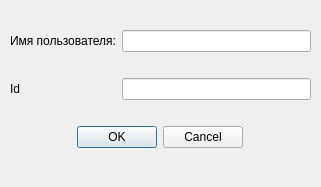
<?xml version="1.0" encoding="UTF-8"?>
<ui version="4.0">
 <class>Dialog</class>
 <widget class="QDialog" name="Dialog">
  <property name="geometry">
   <rect>
    <x>0</x>
    <y>0</y>
    <width>321</width>
    <height>187</height>
   </rect>
  </property>
  <property name="windowTitle">
   <string>Dialog</string>
  </property>
  <widget class="QWidget" name="layoutWidget">
   <property name="geometry">
    <rect>
     <x>10</x>
     <y>10</y>
     <width>301</width>
     <height>161</height>
    </rect>
   </property>
   <layout class="QGridLayout" name="gridLayout">
    <item row="0" column="2">
     <widget class="QLineEdit" name="loginInput"/>
    </item>
    <item row="0" column="0" colspan="2">
     <widget class="QLabel" name="log_label">
      <property name="text">
       <string>Имя пользователя:</string>
      </property>
     </widget>
    </item>
    <item row="2" column="0" colspan="3" alignment="Qt::AlignHCenter">
     <widget class="QDialogButtonBox" name="buttonBoxPrimary">
      <property name="minimumSize">
       <size>
        <width>0</width>
        <height>23</height>
       </size>
      </property>
      <property name="styleSheet">
       <string notr="true"/>
      </property>
      <property name="orientation">
       <enum>Qt::Horizontal</enum>
      </property>
      <property name="standardButtons">
       <set>QDialogButtonBox::Cancel|QDialogButtonBox::Ok</set>
      </property>
     </widget>
    </item>
    <item row="1" column="0" colspan="2">
     <widget class="QLabel" name="pas_label">
      <property name="text">
       <string>Id</string>
      </property>
     </widget>
    </item>
    <item row="1" column="2">
     <widget class="QLineEdit" name="passwordInput">
      <property name="echoMode">
       <enum>QLineEdit::Password</enum>
      </property>
     </widget>
    </item>
   </layout>
  </widget>
 </widget>
 <resources/>
 <connections/>
</ui>
